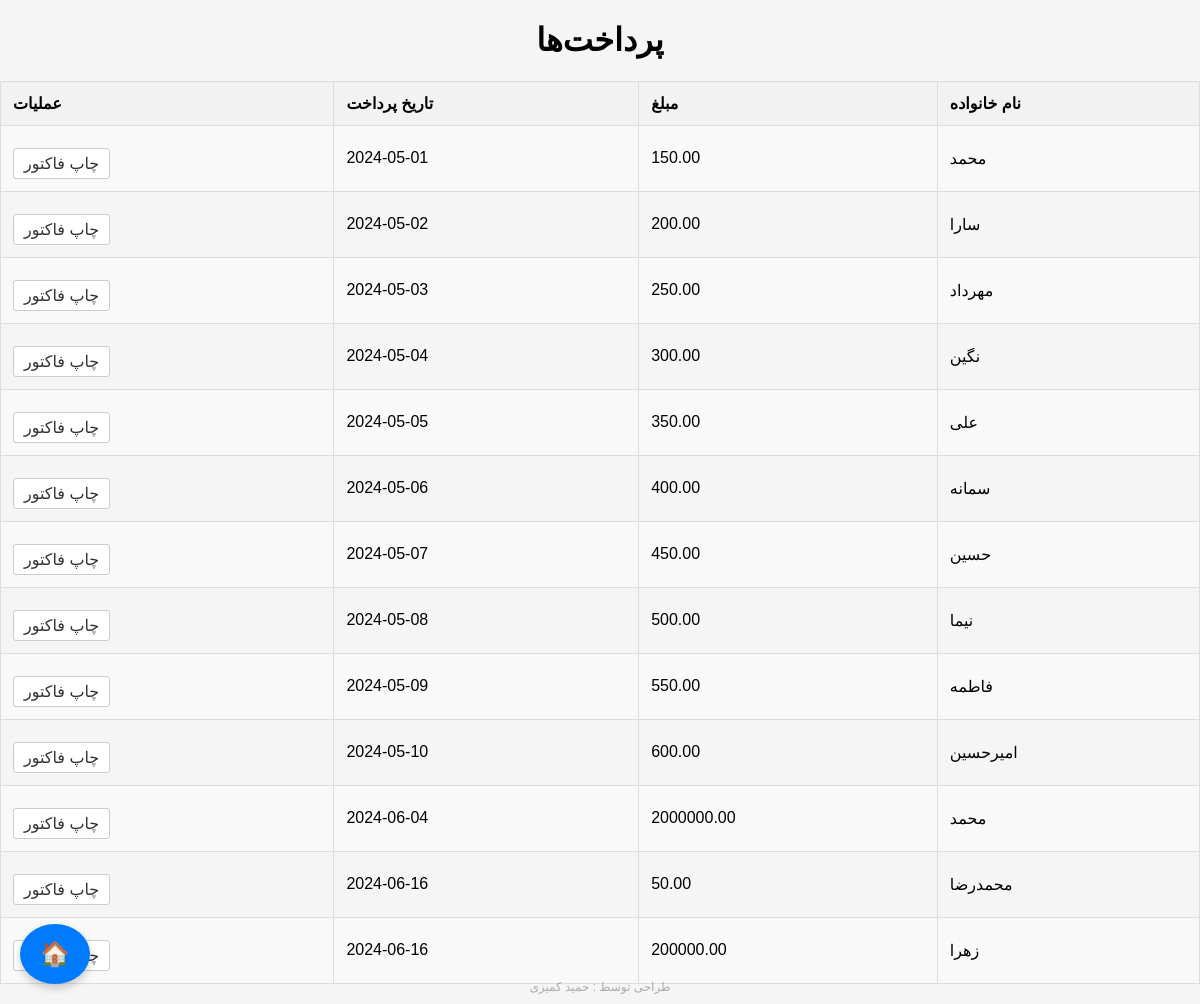
Screenshot of /view_payments.php (signed in) with the database file from the repository.
### tables this page shows
CREATE TABLE `payments` (
  `id` int(11) NOT NULL,
  `family_id` int(11) DEFAULT NULL,
  `amount` decimal(10,2) NOT NULL,
  `payment_date` date NOT NULL
);

CREATE TABLE `families` (
  `id` int(11) NOT NULL,
  `family_name` varchar(100) NOT NULL,
  `head_name` varchar(100) NOT NULL,
  `contact_number` varchar(20) NOT NULL,
  `apartment_number` varchar(20) NOT NULL
);

### view_payments.php (the view, shortened to what this page needs)
<?php
include 'db.php';
$stmt = $pdo->query('SELECT payments.*, families.family_name FROM payments JOIN families ON payments.family_id = families.id');
$payments = $stmt->fetchAll();
?>
<!DOCTYPE html>
<html lang="fa" dir="rtl">
<head>
    <link rel="stylesheet" href="style.css">
</head>
<body>
    <h1>پرداخت‌ها</h1>
    <table>
        <tr>
            <th>نام خانواده</th>
            <th>مبلغ</th>
            <th>تاریخ پرداخت</th>
            <th>عملیات</th>
        </tr>
        <?php foreach ($payments as $payment): ?>
        <tr>
            <td><?= htmlspecialchars($payment['family_name']) ?></td>
            <td><?= htmlspecialchars($payment['amount']) ?></td>
            <td><?= htmlspecialchars($payment['payment_date']) ?></td>
            <td>
                <a href="view_invoice.php?payment_id=<?= $payment['id'] ?>" target="_blank">چاپ فاکتور</a>
            </td>
        </tr>
        <?php endforeach; ?>
    </table>
                <a href="dashboard.php" class="float-button">&#127968;</a>
        <?php include 'footer.php'; ?>
</body>
</html>

### style.css (style rules this page uses)
body { font-family: 'Iransans', Arial, sans-serif; margin: 0; padding: 0; background-color: #f5f5f5; direction: rtl; text-align: right; }
table { width: 100%; border-collapse: collapse; margin: 20px 0; }
table, th, td { border: 1px solid #ddd; }
th, td { padding: 12px; text-align: left; }
th { background-color: #f2f2f2; font-weight: bold; }
tr:nth-child(even) { background-color: #f9f9f9; }
h1 { text-align: center; }
a { display: inline-block; padding: 5px 10px; text-decoration: none; color: #333; border: 1px solid #ccc; background-color: #fff; border-radius: 3px; margin-top: 10px; }
.float-button { position: fixed; bottom: 20px; left: 20px; width: 50px; height: 50px; background-color: #007bff; color: #fff; border: none; border-radius: 50%; font-size: 24px; text-align: center; line-height: 50px; cursor: pointer; box-shadow: 0px 4px 8px rgba(0, 0, 0, 0.2); transition: background-color 0.3s ease; }

### rows the page displays
payments: family.family_name "محمد", amount "150.00", payment_date "2024-05-01"
payments: family.family_name "سارا", amount "200.00", payment_date "2024-05-02"
payments: family.family_name "مهرداد", amount "250.00", payment_date "2024-05-03"
payments: family.family_name "نگین", amount "300.00", payment_date "2024-05-04"
payments: family.family_name "علی", amount "350.00", payment_date "2024-05-05"
payments: family.family_name "سمانه", amount "400.00", payment_date "2024-05-06"
payments: family.family_name "حسین", amount "450.00", payment_date "2024-05-07"
payments: family.family_name "نیما", amount "500.00", payment_date "2024-05-08"
payments: family.family_name "فاطمه", amount "550.00", payment_date "2024-05-09"
payments: family.family_name "امیرحسین", amount "600.00", payment_date "2024-05-10"
payments: family.family_name "محمد", amount "2000000.00", payment_date "2024-06-04"
payments: family.family_name "محمدرضا", amount "50.00", payment_date "2024-06-16"
payments: family.family_name "زهرا", amount "200000.00", payment_date "2024-06-16"
